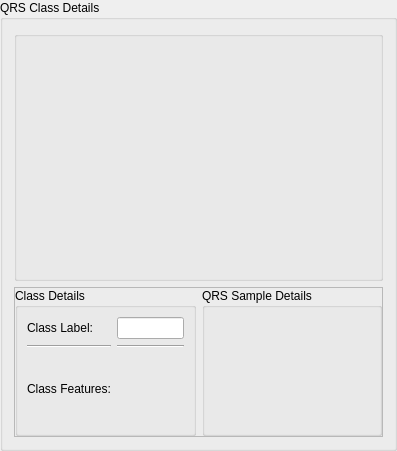
                     <widget class="QGroupBox" name="QRSClassDetailsGroupBox">
                      <property name="title">
                       <string>QRS Class Details</string>
                      </property>
                      <layout class="QVBoxLayout" name="verticalLayout_11">
                       <item>
                        <widget class="QGroupBox" name="QRSClassPlotGroupBox">
                         <property name="sizePolicy">
                          <sizepolicy hsizetype="Preferred" vsizetype="Preferred">
                           <horstretch>0</horstretch>
                           <verstretch>0</verstretch>
                          </sizepolicy>
                         </property>
                         <property name="minimumSize">
                          <size>
                           <width>0</width>
                           <height>250</height>
                          </size>
                         </property>
                         <property name="title">
                          <string/>
                         </property>
                         <layout class="QHBoxLayout" name="horizontalLayout_13">
                          <item>
                           <layout class="QVBoxLayout" name="ClassesPlotLayout"/>
                          </item>
                         </layout>
                        </widget>
                       </item>
                       <item>
                        <widget class="QFrame" name="QRSClassDataFrame">
                         <property name="sizePolicy">
                          <sizepolicy hsizetype="Preferred" vsizetype="Fixed">
                           <horstretch>0</horstretch>
                           <verstretch>0</verstretch>
                          </sizepolicy>
                         </property>
                         <property name="minimumSize">
                          <size>
                           <width>0</width>
                           <height>150</height>
                          </size>
                         </property>
                         <property name="frameShape">
                          <enum>QFrame::StyledPanel</enum>
                         </property>
                         <property name="frameShadow">
                          <enum>QFrame::Raised</enum>
                         </property>
                         <layout class="QHBoxLayout" name="horizontalLayout_12" stretch="1,1">
                          <property name="margin">
                           <number>0</number>
                          </property>
                          <item>
                           <widget class="QGroupBox" name="QRSClassDataGroupBox">
                            <property name="sizePolicy">
                             <sizepolicy hsizetype="Preferred" vsizetype="Preferred">
                              <horstretch>0</horstretch>
                              <verstretch>0</verstretch>
                             </sizepolicy>
                            </property>
                            <property name="title">
                             <string>Class Details</string>
                            </property>
                            <layout class="QGridLayout" name="gridLayout_2">
                             <item row="0" column="0">
                              <layout class="QGridLayout" name="QRSGridLayout">
                               <item row="0" column="0">
                                <widget class="QLabel" name="classLabelLabel">
                                 <property name="text">
                                  <string>Class Label:</string>
                                 </property>
                                </widget>
                               </item>
                               <item row="0" column="1">
                                <widget class="QLineEdit" name="qrsClassLabelTextEdit"/>
                               </item>
                               <item row="1" column="1">
                                <widget class="Line" name="qrsline_2">
                                 <property name="orientation">
                                  <enum>Qt::Horizontal</enum>
                                 </property>
                                </widget>
                               </item>
                               <item row="1" column="0">
                                <widget class="Line" name="qrsline_1">
                                 <property name="orientation">
                                  <enum>Qt::Horizontal</enum>
                                 </property>
                                </widget>
                               </item>
                               <item row="2" column="0">
                                <widget class="QLabel" name="classFeaturesLabel">
                                 <property name="text">
                                  <string>Class Features:</string>
                                 </property>
                                </widget>
                               </item>
                              </layout>
                             </item>
                            </layout>
                           </widget>
                          </item>
                          <item>
                           <widget class="QGroupBox" name="QRSSampleDataGroupBox">
                            <property name="sizePolicy">
                             <sizepolicy hsizetype="Preferred" vsizetype="Preferred">
                              <horstretch>0</horstretch>
                              <verstretch>0</verstretch>
                             </sizepolicy>
                            </property>
                            <property name="title">
                             <string>QRS Sample Details</string>
                            </property>
                           </widget>
                          </item>
                         </layout>
                        </widget>
                       </item>
                      </layout>
                     </widget>
